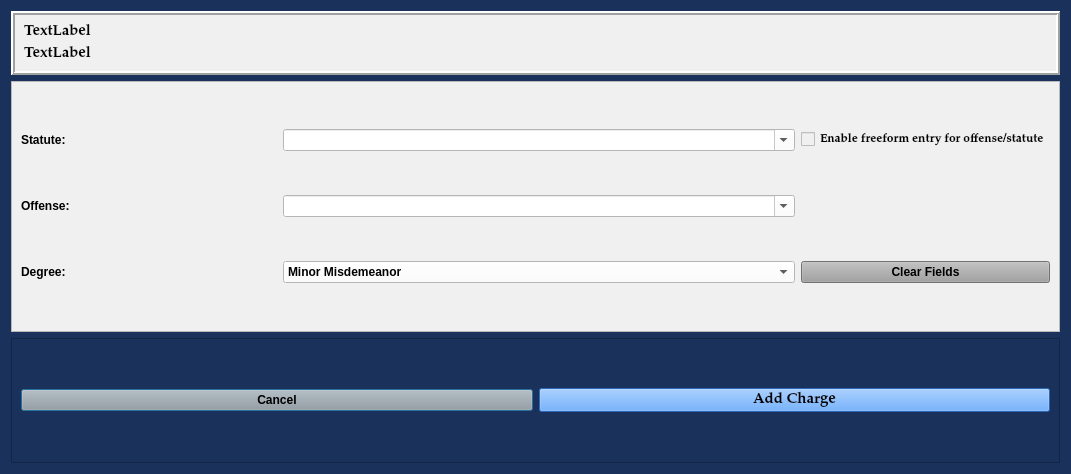
<?xml version="1.0" encoding="UTF-8"?>
<ui version="4.0">
 <class>AddChargeDialog</class>
 <widget class="QDialog" name="AddChargeDialog">
  <property name="geometry">
   <rect>
    <x>0</x>
    <y>0</y>
    <width>1071</width>
    <height>474</height>
   </rect>
  </property>
  <property name="sizePolicy">
   <sizepolicy hsizetype="Preferred" vsizetype="Preferred">
    <horstretch>0</horstretch>
    <verstretch>0</verstretch>
   </sizepolicy>
  </property>
  <property name="minimumSize">
   <size>
    <width>0</width>
    <height>0</height>
   </size>
  </property>
  <property name="font">
   <font>
    <family>Palatino Linotype</family>
    <pointsize>11</pointsize>
    <weight>9</weight>
    <italic>false</italic>
    <bold>false</bold>
   </font>
  </property>
  <property name="windowTitle">
   <string>Add Charge</string>
  </property>
  <property name="styleSheet">
   <string notr="true">background-color: rgb(25, 49, 91);
font: 75 11pt &quot;Palatino Linotype&quot;;</string>
  </property>
  <layout class="QGridLayout" name="gridLayout" rowstretch="0,2,1">
   <item row="2" column="0">
    <widget class="QFrame" name="frame">
     <property name="font">
      <font>
       <family>Palatino Linotype</family>
       <pointsize>11</pointsize>
       <weight>75</weight>
       <italic>false</italic>
       <bold>true</bold>
      </font>
     </property>
     <property name="styleSheet">
      <string notr="true">font: 75 11pt &quot;Palatino Linotype&quot;;
font-weight: bold;</string>
     </property>
     <property name="frameShape">
      <enum>QFrame::StyledPanel</enum>
     </property>
     <property name="frameShadow">
      <enum>QFrame::Raised</enum>
     </property>
     <layout class="QGridLayout" name="gridLayout_4">
      <item row="0" column="0">
       <widget class="QPushButton" name="cancel_Button">
        <property name="styleSheet">
         <string notr="true">background-color: rgb(160, 160, 160);
font-weight: bold;</string>
        </property>
        <property name="text">
         <string>Cancel</string>
        </property>
       </widget>
      </item>
      <item row="0" column="1">
       <widget class="QPushButton" name="add_charge_Button">
        <property name="font">
         <font>
          <family>Palatino Linotype</family>
          <pointsize>11</pointsize>
          <weight>75</weight>
          <italic>false</italic>
          <bold>true</bold>
         </font>
        </property>
        <property name="styleSheet">
         <string notr="true">background-color: rgb(62, 146, 255);
font: 75 11pt &quot;Palatino Linotype&quot;;
font-weight: bold;</string>
        </property>
        <property name="text">
         <string>Add Charge</string>
        </property>
       </widget>
      </item>
     </layout>
    </widget>
   </item>
   <item row="0" column="0">
    <widget class="QFrame" name="case_information_frame">
     <property name="sizePolicy">
      <sizepolicy hsizetype="Preferred" vsizetype="Preferred">
       <horstretch>0</horstretch>
       <verstretch>0</verstretch>
      </sizepolicy>
     </property>
     <property name="maximumSize">
      <size>
       <width>5000</width>
       <height>5000</height>
      </size>
     </property>
     <property name="cursor">
      <cursorShape>ArrowCursor</cursorShape>
     </property>
     <property name="styleSheet">
      <string notr="true">background-color: rgb(240, 240, 240);
font-weight: bold;</string>
     </property>
     <property name="frameShape">
      <enum>QFrame::Box</enum>
     </property>
     <property name="frameShadow">
      <enum>QFrame::Raised</enum>
     </property>
     <property name="lineWidth">
      <number>2</number>
     </property>
     <layout class="QGridLayout" name="gridLayout_2">
      <item row="0" column="0">
       <widget class="QLabel" name="case_number_label">
        <property name="font">
         <font>
          <family>Palatino Linotype</family>
          <pointsize>11</pointsize>
          <weight>75</weight>
          <italic>false</italic>
          <bold>true</bold>
         </font>
        </property>
        <property name="text">
         <string>TextLabel</string>
        </property>
       </widget>
      </item>
      <item row="1" column="0">
       <widget class="QLabel" name="defendant_name_label">
        <property name="font">
         <font>
          <family>Palatino Linotype</family>
          <pointsize>11</pointsize>
          <weight>75</weight>
          <italic>false</italic>
          <bold>true</bold>
         </font>
        </property>
        <property name="text">
         <string>TextLabel</string>
        </property>
       </widget>
      </item>
     </layout>
    </widget>
   </item>
   <item row="1" column="0">
    <widget class="QFrame" name="frame_3">
     <property name="sizePolicy">
      <sizepolicy hsizetype="Preferred" vsizetype="Preferred">
       <horstretch>0</horstretch>
       <verstretch>0</verstretch>
      </sizepolicy>
     </property>
     <property name="font">
      <font>
       <family>Palatino Linotype</family>
       <pointsize>11</pointsize>
       <weight>75</weight>
       <italic>false</italic>
       <bold>true</bold>
      </font>
     </property>
     <property name="styleSheet">
      <string notr="true">background-color: rgb(240, 240, 240);
font-weight: bold;</string>
     </property>
     <property name="frameShape">
      <enum>QFrame::StyledPanel</enum>
     </property>
     <property name="frameShadow">
      <enum>QFrame::Raised</enum>
     </property>
     <layout class="QGridLayout" name="gridLayout_3" columnstretch="1,2,0,0,0">
      <item row="3" column="0">
       <widget class="QLabel" name="label_23">
        <property name="text">
         <string>Degree:</string>
        </property>
       </widget>
      </item>
      <item row="2" column="0">
       <widget class="QLabel" name="label_15">
        <property name="text">
         <string>Offense:</string>
        </property>
       </widget>
      </item>
      <item row="1" column="0">
       <widget class="QLabel" name="label_6">
        <property name="text">
         <string>Statute:</string>
        </property>
       </widget>
      </item>
      <item row="2" column="1">
       <widget class="QComboBox" name="offense_choice_box">
        <property name="minimumSize">
         <size>
          <width>300</width>
          <height>0</height>
         </size>
        </property>
        <property name="styleSheet">
         <string notr="true">background-color: rgb(255, 255, 255);</string>
        </property>
        <property name="editable">
         <bool>true</bool>
        </property>
       </widget>
      </item>
      <item row="1" column="1">
       <widget class="QComboBox" name="statute_choice_box">
        <property name="enabled">
         <bool>true</bool>
        </property>
        <property name="minimumSize">
         <size>
          <width>300</width>
          <height>0</height>
         </size>
        </property>
        <property name="focusPolicy">
         <enum>Qt::WheelFocus</enum>
        </property>
        <property name="styleSheet">
         <string notr="true">background-color: rgb(255, 255, 255);</string>
        </property>
        <property name="editable">
         <bool>true</bool>
        </property>
       </widget>
      </item>
      <item row="3" column="1">
       <widget class="QComboBox" name="degree_choice_box">
        <property name="enabled">
         <bool>true</bool>
        </property>
        <property name="focusPolicy">
         <enum>Qt::NoFocus</enum>
        </property>
        <property name="styleSheet">
         <string notr="true">background-color: rgb(255, 255, 255);</string>
        </property>
        <item>
         <property name="text">
          <string>Minor Misdemeanor</string>
         </property>
        </item>
        <item>
         <property name="text">
          <string>M1</string>
         </property>
        </item>
        <item>
         <property name="text">
          <string>M2</string>
         </property>
        </item>
        <item>
         <property name="text">
          <string>M3</string>
         </property>
        </item>
        <item>
         <property name="text">
          <string>M4</string>
         </property>
        </item>
        <item>
         <property name="text">
          <string>Unclassified Misdemeanor</string>
         </property>
        </item>
       </widget>
      </item>
      <item row="3" column="2">
       <widget class="QPushButton" name="clear_fields_Button">
        <property name="focusPolicy">
         <enum>Qt::NoFocus</enum>
        </property>
        <property name="styleSheet">
         <string notr="true">background-color: rgb(160, 160, 160);</string>
        </property>
        <property name="text">
         <string>Clear Fields</string>
        </property>
       </widget>
      </item>
      <item row="1" column="2">
       <widget class="QCheckBox" name="freeform_entry_checkBox">
        <property name="font">
         <font>
          <family>Palatino Linotype</family>
          <pointsize>9</pointsize>
          <weight>75</weight>
          <italic>false</italic>
          <bold>true</bold>
         </font>
        </property>
        <property name="focusPolicy">
         <enum>Qt::NoFocus</enum>
        </property>
        <property name="styleSheet">
         <string notr="true">font: 75 9pt &quot;Palatino Linotype&quot;;
font-weight: bold;</string>
        </property>
        <property name="text">
         <string>Enable freeform entry for offense/statute</string>
        </property>
       </widget>
      </item>
     </layout>
    </widget>
   </item>
  </layout>
 </widget>
 <tabstops>
  <tabstop>statute_choice_box</tabstop>
  <tabstop>offense_choice_box</tabstop>
  <tabstop>add_charge_Button</tabstop>
  <tabstop>cancel_Button</tabstop>
 </tabstops>
 <resources/>
 <connections/>
 <slots>
  <slot>proceed_to_ability_to_pay()</slot>
  <slot>close_window()</slot>
  <slot>add_offense()</slot>
  <slot>amend_offense()</slot>
  <slot>proceed_to_sentencing()</slot>
 </slots>
</ui>
